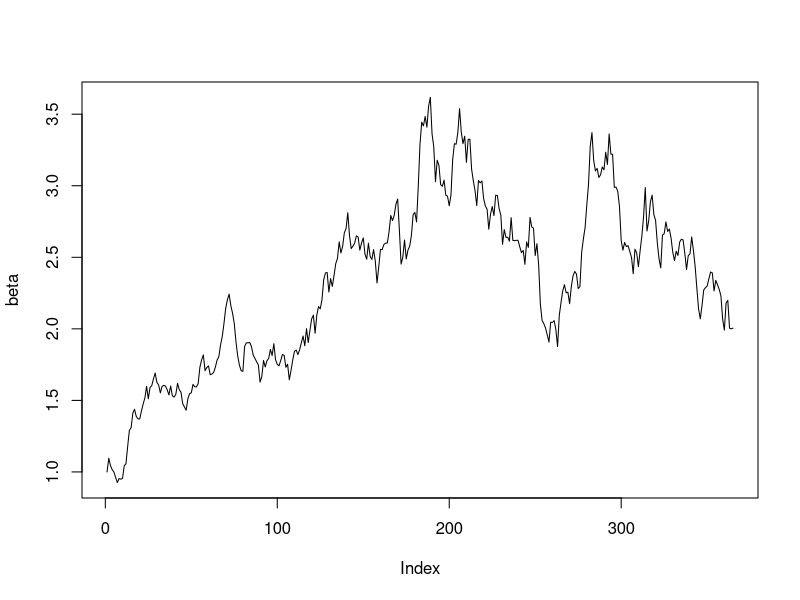
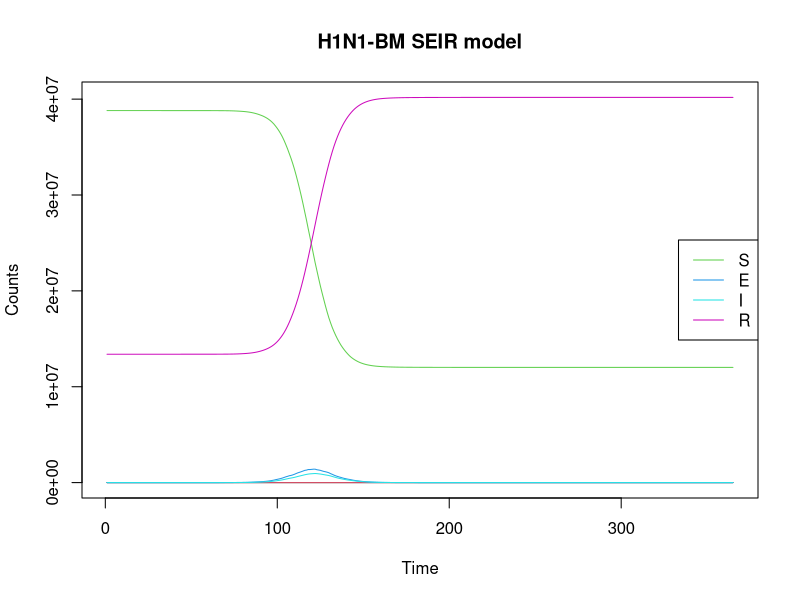
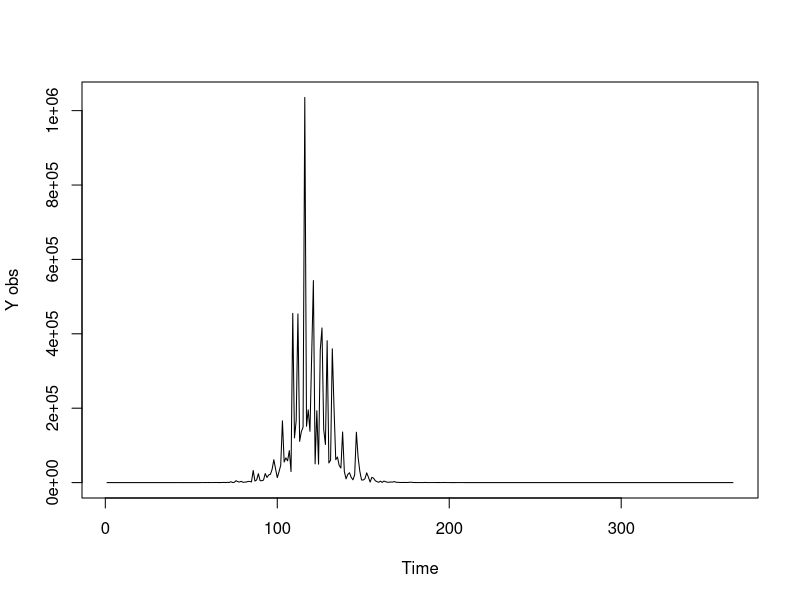
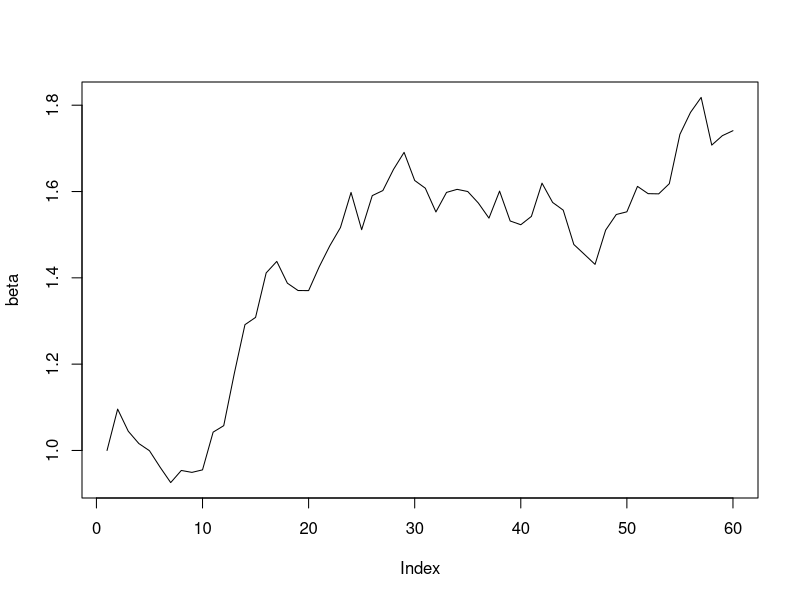
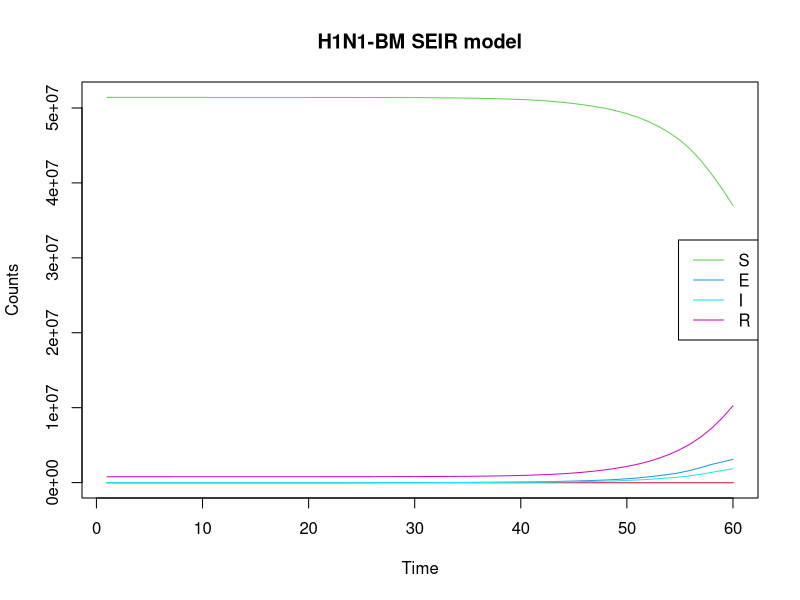
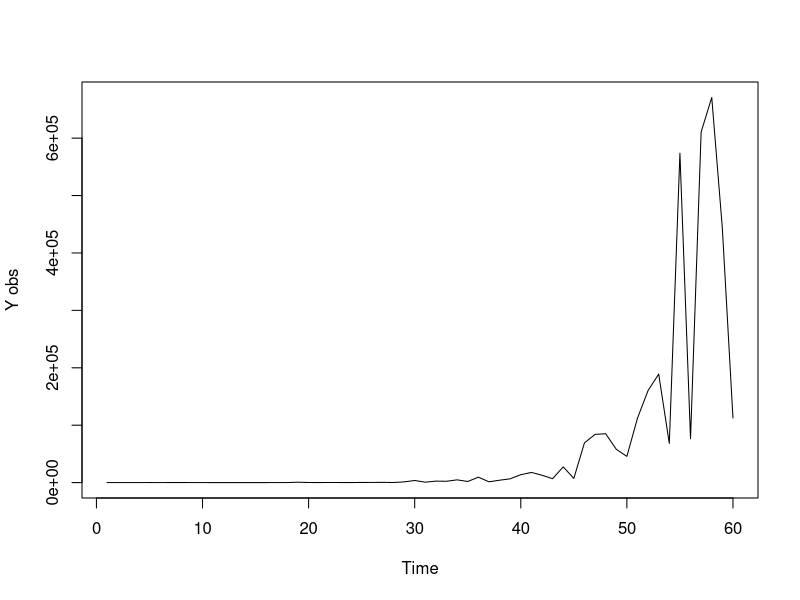
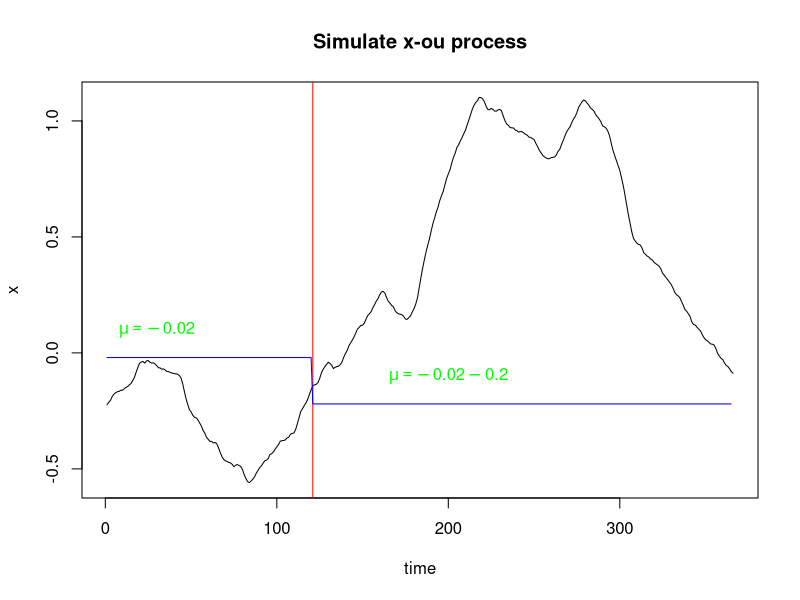

The R source for these figures, in order: (Note: this script raises an error after producing the figures.)
rm(list=ls())
require(deSolve)
set.seed(007) #015
times <- 1:365
N=52196381
sigma <- 0.4
## first, simulate a set of random deviates
e <- rnorm(n = length(times) - 1, sd = sqrt(0.01))
## now compute their cumulative sum
e <- c(0, cumsum(e))


beta<- exp(sigma*e)
plot(beta,type='l')
#write.csv(beta,"simulatebeta.csv")


# H1N1 <- function(time, current_state, params){
# 
#   with(as.list(c(current_state, params)),{
#     for(t in 1:times){
#     N <- S+E+I+R
#     dS <- -(beta[t]*S*I)/N
#     dE <- (beta[t]*S*I)/N - E/k
#     dI <- E/k - I/gamma
#     dR <- I/gamma
#    }
#     return(list(c(dS, dE, dI, dR)))
#   })
# }
H1N1 <- function(time, current_state, params){
  
  with(as.list(c(current_state, params)),{
    
      N <- S+E+I+R
      dt <- 1
      dS <- -beta[t]*S*I/N
      dE <- beta[t]*S*I/N - E/k
      dI <- E/k - I/gamma
      dR <- I/gamma
    
    return(list(c(dt, dS, dE, dI, dR)))
  })
}


params <- c(k=1.59, gamma=1.08)

library('truncnorm')
R0 <- rtruncnorm(1, a=0, b=1, mean = 0.15, sd = 0.15)
E0 <-runif(1,-16, -9)
I0 <-runif(1,-16, -9)
#x <-runif(1, -5,2)
S <- N
R <- R0*S
S <- S - R

E <- exp(E0 + log(S))
S <- S - E
I <- exp(I0 + log(S))
S <- S - I


initial_state<- c(t=1, S=S, E=E, I=I, R=R)
#initial_state <- c(t=1,S=52196380, E=1, I=0, R=0)
model1 <- ode(initial_state, times, H1N1, params)

summary(model1)

matplot(model1, type="l", lty=1, main="H1N1-BM SEIR model", xlab="Time",ylab = "Counts")
legend <- colnames(model1)[3:6]
legend("right", legend=legend, col=3:6, lty = 1)

Z1 <-model1[,4]/1.59

tau1 <- 0.8#runif(1,0,1)
Y1 <-vector(length = 365)
for (i in 1:365){
  #Y1[i]<- rlnorm(1,log(Z1[i,]/5),tau1)
  Y1[i]<- rlnorm(1,log(Z1[i]/5),tau1)
}
plot(Y1,type='l',ylab="Y obs", xlab = "Time")
# write.csv(Y1,"simY11.csv")
# write.csv(model1,"simulatestates1.csv")

#####################################Shorter days###################################
rm(list=ls())
require(deSolve)
set.seed(007) #0031 #0032 #0035
times <- 1:60
N=52196381
sigma <- 0.4
## first, simulate a set of random deviates
e <- rnorm(n = length(times) - 1, sd = sqrt(0.01))
## now compute their cumulative sum
e <- c(0, cumsum(e))


beta<- exp(sigma*e)
plot(beta,type='l')
write.csv(beta,"simulatebeta_2.csv")

H1N1 <- function(time, current_state, params){
  
  with(as.list(c(current_state, params)),{
    
    N <- S+E+I+R
    dt <- 1
    dS <- -beta[t]*S*I/N
    dE <- beta[t]*S*I/N - E/k
    dI <- E/k - I/gamma
    dR <- I/gamma
    
    return(list(c(dt, dS, dE, dI, dR)))
  })
}


params <- c(k=1.59, gamma=1.08)

library('truncnorm')
R0 <- rtruncnorm(1, a=0, b=1, mean = 0.15, sd = 0.15)
E0 <-runif(1,-16, -9)
I0 <-runif(1,-16, -9)
#x <-runif(1, -5,2)
S <- N
R <- R0*S
S <- S - R

E <- exp(E0 + log(S))
S <- S - E
I <- exp(I0 + log(S))
S <- S - I


initial_state<- c(t=1, S=S, E=E, I=I, R=R)
#initial_state <- c(t=1,S=52196380, E=1, I=0, R=0)
model1 <- ode(initial_state, times, H1N1, params)

summary(model1)

matplot(model1, type="l", lty=1, main="H1N1-BM SEIR model", xlab="Time",ylab = "Counts")
legend <- colnames(model1)[3:6]
legend("right", legend=legend, col=3:6, lty = 1)

Z1 <-model1[,4]/1.59

tau1 <- 0.8#runif(1,0,1)
Y1 <-vector(length = 60)
for (i in 1:60){
  #Y1[i]<- rlnorm(1,log(Z1[i,]/5),tau1)
  Y1[i]<- rlnorm(1,log(Z1[i]/5),tau1)
}
plot(Y1,type='l',ylab="Y obs", xlab = "Time")
write.csv(Y1,"simY11_2.csv")
write.csv(model1,"simulatestates1_2.csv")

##################################H1N1-OU##########################################
rm(list=ls())
require(deSolve)
set.seed(34)   #random seed 32 34 36 37 38 39
times <- 1:365
N=52196381
#Simulate a Brownian Motion Path
e <- rnorm(n = length(times) - 1, sd = sqrt(0.01))
e <- c(0, cumsum(e))

mu<-vector(length=365) 
for (t in 1:365) {
  if (t <= 120){
    mu[t]=-0.02      }                    #No lock-down policy
  else {mu[t]=-0.2-0.02 }                 #Lock-down policy
}
mu<-ts(mu)

#plot(mu,type='l')
#Simulate an O-U Process
ornstein_uhlenbeck <- function(n,theta,sigma,x0){
  dt  <- 1
  x<-vector(length=366)
  for (i in 1:(n+1)) {
    if (i==1){x[i]=x0}
    else{
      x[i]  <-  x[i-1] + theta*(mu[i-1]-x[i-1])*dt + sigma*e[i-1]}
  }
  return(x);
}

x<- ornstein_uhlenbeck(365,0.05,sqrt(0.004),log(0.8))
plot(x,type='l',xlab="time",main = "Simulate x-ou process")
abline(v=121, col="red")
lines(mu, col="blue")
tt1 <-expression(mu==-0.02)
text(30,0.1,tt1,col="green")
tt2 <-expression(mu==-0.02-0.2)
text(200,-0.1,tt2,col="green")
plot(exp(x),type='l',xlab="time",ylab=TeX("$e^{x}=beta$"),main = "Simulate beta process ")
abline(v=121, col="red")
lines(exp(mu+0.02),col="blue")
tt1 <-expression(mu==1)
text(30,1.1,tt1,col="green")
tt2 <-expression(mu==0.81)
text(200,0.9,tt2,col="green")
write.csv(x,"h1n1oux1.csv")
#Main ODE Model
H1N1_OU <- function(time, current_state, params){
  
  with(as.list(c(current_state, params)),{
    
    N <- S+E+I+R
    dt <- 1
    dS <- -exp(x[t+1])*S*I/N
    dE <- exp(x[t+1])*S*I/N - E/k
    dI <- E/k-I/gamma
    dR <- I/gamma
    
    return(list(c( dt, dS, dE, dI, dR)))
  })
}
params <- c(k=7, gamma=5)   #Trial: k=5 & gamma=5; k=7 & gamma=5

library('truncnorm')
R0 <- rtruncnorm(1, a=0, b=1, mean = 0.15, sd = 0.15)
E0 <-runif(1,-16, -9)
I0 <-runif(1,-16, -9)
#x <-runif(1, -5,2)
S <- N
R <- R0*S
S <- S - R

E <- exp(E0 + log(S))
S <- S - E
I <- exp(I0 + log(S))
S <- S - I

# R0 <-0.03
# S <- N
# R <- S*R0
# S <- S - R
# 
# E0 <- -15
# E <- exp(E0 + log(S))
# S <- S - E
# 
# I0 <- -10
# I <- exp(I0 + log(S))
# S <- S - I
initial_state<- c(t=1, S=S, E=E, I=I, R=R)
#initial_state <- c(t=1,S=52196380, E=1, I=0, R=0)
model3 <- ode(initial_state, times, H1N1_OU, params)

summary(model3)

matplot(model3, type="l", lty=1, main="H1N1—OU Model",ylab="counts", xlab="Time")
legend <- colnames(model3)[3:6]
legend("right", legend=legend, col=3:6, lty = 1)
Z1 <-model3[,4]/7

tau1 <- 0.8#runif(1,0,1)
Y1 <-vector(length = 365)
for (i in 1:365){
  #Y1[i]<- rlnorm(1,log(Z1[i,]/5),tau1)
  Y1[i]<- rlnorm(1,log(Z1[i]/5),tau1)
}
plot(Y1,type='l',ylab="Obs Y",xlab="time",col="blue")
write.csv(Y1,"h1n1ouY1.csv")
write.csv(model3,"h1n1ousimulates1.csv")

##################################H1N1-OU shorter days##########################################
rm(list=ls())
require(deSolve)
set.seed(38)   #random seed 32 34 36 37 38 39
times <- 1:60
N=52196381
#Simulate a Brownian Motion Path
e <- rnorm(n = length(times) - 1, sd = sqrt(0.01))
e <- c(0, cumsum(e))

mu<-vector(length=60) 
for (t in 1:60) {
  if (t <= 20){
    mu[t]=-0.02      }                    #No lock-down policy
  else {mu[t]=-0.2-0.02 }                 #Lock-down policy
}
mu<-ts(mu)

#plot(mu,type='l')
#Simulate an O-U Process
ornstein_uhlenbeck <- function(n,theta,sigma,x0){
  dt  <- 1
  x<-vector(length=61)
  for (i in 1:(n+1)) {
    if (i==1){x[i]=x0}
    else{
      x[i]  <-  x[i-1] + theta*(mu[i-1]-x[i-1])*dt + sigma*e[i-1]}
  }
  return(x);
}

x<- ornstein_uhlenbeck(60,0.05,sqrt(0.004),log(0.8))
plot(x,type='l',xlab="time")
abline(v=21, col="red")
lines(mu, col="blue")
tt1 <-expression(mu==-0.02)
text(30,0.1,tt1,col="green")
tt2 <-expression(mu==-0.02-0.2)
text(200,-0.1,tt2,col="green")
plot(exp(x),type='l',xlab="time",ylab=TeX("$e^{x}=beta$"))
abline(v=21, col="red")
lines(exp(mu+0.02),col="blue")
tt1 <-expression(mu==1)
text(30,1.1,tt1,col="green")
tt2 <-expression(mu==0.81)
text(200,0.9,tt2,col="green")
write.csv(x,"h1n1oux2.csv")
#Main ODE Model
H1N1_OU <- function(time, current_state, params){
  
  with(as.list(c(current_state, params)),{
    
    N <- S+E+I+R
    dt <- 1
    dS <- -exp(x[t+1])*S*I/N
    dE <- exp(x[t+1])*S*I/N - E/k
    dI <- E/k-I/gamma
    dR <- I/gamma
    
    return(list(c( dt, dS, dE, dI, dR)))
  })
}
params <- c(k=7, gamma=5)   #Trial: k=5 & gamma=5; k=7 & gamma=5

library('truncnorm')
R0 <- rtruncnorm(1, a=0, b=1, mean = 0.15, sd = 0.15)
E0 <-runif(1,-16, -9)
I0 <-runif(1,-16, -9)
#x <-runif(1, -5,2)
S <- N
R <- R0*S
S <- S - R

E <- exp(E0 + log(S))
S <- S - E
I <- exp(I0 + log(S))
S <- S - I

# R0 <-0.03
# S <- N
# R <- S*R0
# S <- S - R
# 
# E0 <- -15
# E <- exp(E0 + log(S))
# S <- S - E
# 
# I0 <- -10
# I <- exp(I0 + log(S))
# S <- S - I
initial_state<- c(t=1, S=S, E=E, I=I, R=R)
#initial_state <- c(t=1,S=52196380, E=1, I=0, R=0)
model3 <- ode(initial_state, times, H1N1_OU, params)

summary(model3)

matplot(model3, type="l", lty=1, main="H1N1—OU Model",ylab="counts", xlab="Time")
legend <- colnames(model3)[3:6]
legend("right", legend=legend, col=3:6, lty = 1)
Z1 <-model3[,4]/7

tau1 <- 0.8#runif(1,0,1)
Y1 <-vector(length = 60)
for (i in 1:60){
  #Y1[i]<- rlnorm(1,log(Z1[i,]/5),tau1)
  Y1[i]<- rlnorm(1,log(Z1[i]/5),tau1)
}
plot(Y1,type='l',ylab="Obs Y",xlab="time",col="blue")
write.csv(Y1,"h1n1ouY2.csv")
write.csv(model3,"h1n1ousimulates2.csv")
